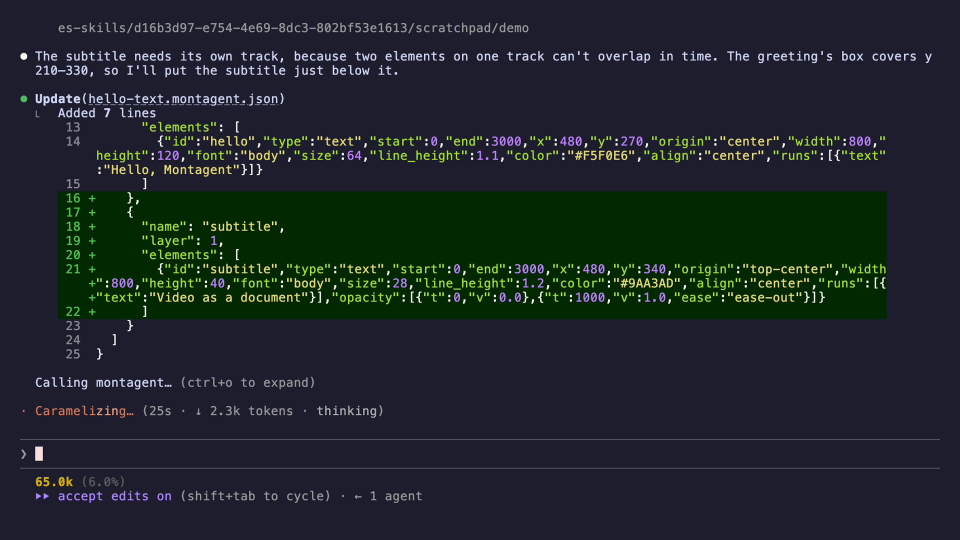
#> input picture docs/research/skills-eval/assets/stills/session-01.png, 1920 x 1080 px, found by its file name (shown at 1/2 size); the run also reads 3 pictures not shown here
$ python render.py
#> lines starting #> are read from the running program, lines starting #| are printed output that depends on the picture; after the words box and inside, x2 and y2 are one past the last pixel; in counts of white or black regions, pixels touching at a corner belong together
"""Render the Montagent "one file" ad (Brief H1) frame by frame with Pillow.

Usage: python3.14 render.py OUT_DIR_FOR_RAW | ffmpeg ...   (writes rgb24 frames to stdout)
       python3.14 render.py --stills t1,t2,...  (writes PNG stills to $TMPDIR/h1/stills)
"""
import math
import os
import sys

from PIL import Image, ImageDraw, ImageFilter, ImageFont

ROOT = os.path.dirname(os.path.dirname(os.path.abspath(__file__)))
TMP = os.path.join(os.environ.get("TMPDIR", "/tmp"), "h1")
REC_DIR = os.path.join(TMP, "rec")

W, H, FPS, DUR = 1920, 1080, 30, 14.0
INK = (16, 20, 24)
PAPER = (245, 240, 230)
SIGNAL = (255, 90, 54)

BOLD = os.path.join(ROOT, "fonts/Inter-Bold.ttf")
REG = os.path.join(ROOT, "fonts/Inter-Regular.ttf")


# ---------------------------------------------------------------- easing
def clamp(x, a=0.0, b=1.0):
    return max(a, min(b, x))


def prog(t, t0, t1):
    return clamp((t - t0) / (t1 - t0))


def ease_out_cubic(u):
    return 1 - (1 - u) ** 3


def ease_in_cubic(u):
    return u ** 3


def ease_in_out_cubic(u):
    return 4 * u ** 3 if u < 0.5 else 1 - (-2 * u + 2) ** 3 / 2


def ease_out_back(u, c1=2.2):
    c3 = c1 + 1
    return 1 + c3 * (u - 1) ** 3 + c1 * (u - 1) ** 2


def lerp(a, b, u):
    return a + (b - a) * u


# ---------------------------------------------------------------- sprites
def text_sprite(text, path, size, color, ss=1):
    """RGBA image cropped to the ink of `text` (with a little padding)."""
    font = ImageFont.truetype(path, size * ss)
    l, t, r, b = font.getbbox(text)
    pad = 4 * ss
    im = Image.new("RGBA", (r - l + 2 * pad, b - t + 2 * pad), color + (0,))
    ImageDraw.Draw(im).text((pad - l, pad - t), text, font=font, fill=color + (255,))
    return im


def rounded_mask(w, h, r, ss=4):
    m = Image.new("L", (w * ss, h * ss), 0)
    ImageDraw.Draw(m).rounded_rectangle((0, 0, w * ss - 1, h * ss - 1), r * ss, fill=255)
    return m.resize((w, h), Image.LANCZOS)


def ellipse_mask(w, h, ss=4):
    m = Image.new("L", (w * ss, h * ss), 0)
    ImageDraw.Draw(m).ellipse((0, 0, w * ss - 1, h * ss - 1), fill=255)
    return m.resize((w, h), Image.LANCZOS)


class Card:
    """A picture in a rounded frame with a hairline border and a soft drop shadow."""

    def __init__(self, w, h, radius=26, blur=34, dy=26, shadow_alpha=235):
        self.w, self.h, self.r = w, h, radius
        self.mask = rounded_mask(w, h, radius)
        border = Image.new("RGBA", (w, h), PAPER + (0,))
        bm = Image.new("L", (w * 4, h * 4), 0)
        d = ImageDraw.Draw(bm)
        d.rounded_rectangle((0, 0, w * 4 - 1, h * 4 - 1), radius * 4, fill=255)
        d.rounded_rectangle((8, 8, w * 4 - 9, h * 4 - 9), radius * 4 - 8, fill=0)
        bm = bm.resize((w, h), Image.LANCZOS).point(lambda v: v * 40 // 255)
        border.putalpha(bm)
        self.border = border
        m = blur * 3
        self.spad = m
        sh = Image.new("L", (w + 2 * m, h + 2 * m), 0)
        ImageDraw.Draw(sh).rounded_rectangle((m, m, m + w, m + h), radius, fill=shadow_alpha)
        sh = sh.filter(ImageFilter.GaussianBlur(blur))
        self.shadow = Image.new("RGBA", sh.size, (0, 0, 0, 0))
        self.shadow.putalpha(sh)
        self.dy = dy

    # [7 lines left out: function draw, not called in this run]


class Frame:
    def __init__(self, color):
        self.im = Image.new("RGBA", (W, H), color + (255,))

    def alpha_composite_safe(self, src, x, y, opacity=1.0):
        """alpha_composite that tolerates negative / off-frame positions."""
        x, y = round(x), round(y)
        if opacity <= 0:
            return
        if opacity < 1:
            src = src.copy()
            src.putalpha(src.getchannel("A").point(lambda v: round(v * opacity)))
        sx0, sy0 = max(0, -x), max(0, -y)
        dx0, dy0 = max(0, x), max(0, y)
        w = min(src.width - sx0, W - dx0)
        h = min(src.height - sy0, H - dy0)
        if w <= 0 or h <= 0:
            return
        if (sx0, sy0, w, h) != (0, 0, src.width, src.height):
            src = src.crop((sx0, sy0, sx0 + w, sy0 + h))
        self.im.alpha_composite(src, (dx0, dy0))

    def rect(self, box, color):
        ImageDraw.Draw(self.im).rectangle([round(v) for v in box], fill=color)


def scaled(sprite_big, scale_from_big):
    w = max(1, round(sprite_big.width * scale_from_big))
    h = max(1, round(sprite_big.height * scale_from_big))
    return sprite_big.resize((w, h), Image.LANCZOS)


# ---------------------------------------------------------------- assets
HEAD_SIZE = 230
timelines = text_sprite("Timelines.", BOLD, HEAD_SIZE, PAPER)
text_big = text_sprite("Text.", BOLD, HEAD_SIZE, SIGNAL, ss=2)  # 2x for clean scaling
subline = text_sprite("Your agent edits video the way it edits code.", REG, 56, PAPER)

head_font = ImageFont.truetype(BOLD, HEAD_SIZE)
_, cap_top, _, base = head_font.getbbox("T")
_, x_top, _, _ = head_font.getbbox("x")
HEAD_CY = 470  # centre of the headline ink
# strike-through sits in the middle of the x-height
strike_y = HEAD_CY + ((x_top + base) / 2 - (cap_top + base) / 2)
STRIKE_H = 24

LIST_SIZE = 44
items = ["Reads the format", "Edits one file", "Checks the frames", "Renders"]
item_num = [text_sprite(str(i + 1), BOLD, LIST_SIZE, PAPER) for i in range(4)]
#> item_num = 4 items
item_lbl = [text_sprite(s, BOLD, LIST_SIZE, PAPER) for s in items]
#> in text_sprite (call 10), `l, t, r, b = font.getbbox(text)`: r = 412
#> in text_sprite (call 10), `ImageDraw.Draw(im).text((pad - l, pad - t), text, font=font, fill=colo..`:
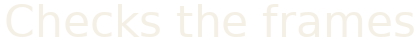
#> im: PIL image 420x41 RGBA; mean R, G, B, A 245, 240, 230, 51; transparent parts drawn white
#> in text_sprite (call 11), `l, t, r, b = font.getbbox(text)`: r = 180
#> in text_sprite (call 11), `ImageDraw.Draw(im).text((pad - l, pad - t), text, font=font, fill=colo..`:
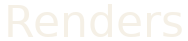
#> im: PIL image 188x41 RGBA; mean R, G, B, A 245, 240, 230, 56.2; transparent parts drawn white
#> item_lbl = 4 items
dot = Image.new("RGBA", (18, 18), SIGNAL + (0,))
dot.putalpha(ellipse_mask(18, 18))
#> in ellipse_mask, `m = Image.new("L", (w * ss, h * ss), 0)`: m: PIL image 72x72 L; every value is 0
#> in ellipse_mask, `ImageDraw.Draw(m).ellipse((0, 0, w * ss - 1, h * ss - 1), fill=255)`:
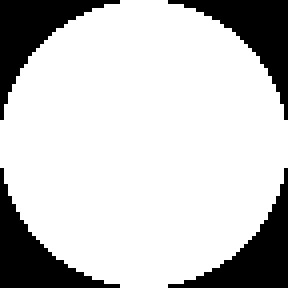
#> m: PIL image 72x72 L (shown 4 times larger); 78.2% white; 4 black regions, box (x1, y1, x2, y2) and area: (0, 0, 30, 30) 283, (42, 0, 72, 30) 283, (0, 42, 30, 72) 283, (42, 42, 72, 72) 283
list_font = ImageFont.truetype(BOLD, LIST_SIZE)
LIST_CAP = list_font.getbbox("R")  # for vertical alignment on cap height

REC_W, REC_H = 1184, 666
REC_X, REC_Y = W - 56 - REC_W, (H - REC_H) // 2
rec_card = Card(REC_W, REC_H)
#> in rounded_mask, `m = Image.new("L", (w * ss, h * ss), 0)`: m: PIL image 4736x2664 L; every value is 0
#> in rounded_mask, `ImageDraw.Draw(m).rounded_rectangle((0, 0, w * ss - 1, h * ss - 1), r ..`: m: PIL image 4736x2664 L; 99.9% white; 4 black regions, box (x1, y1, x2, y2) and area: (0, 0, 94, 94) 2349, (4642, 0, 4736, 94) 2349, (0, 2570, 94, 2664) 2349, (4642, 2570, 4736, 2664) 2349
#> in rounded_mask, `return m.resize((w, h), Image.LANCZOS)`:
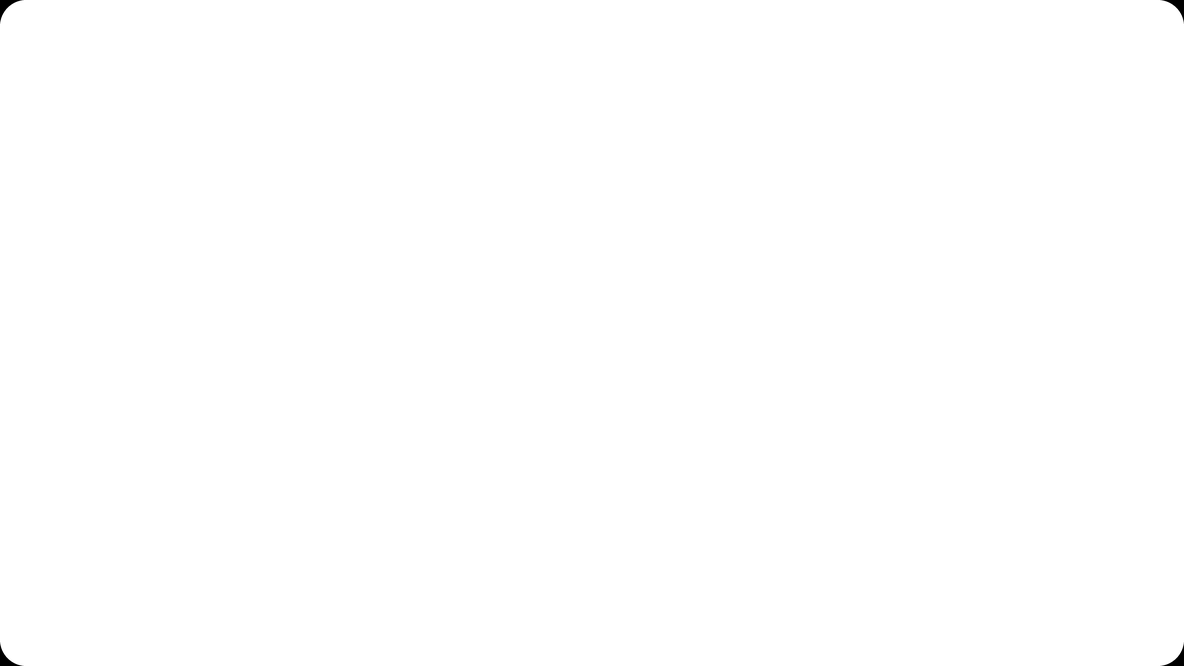
#> returned value: PIL image 1184x666 L; min 0, max 255, mean 254.8
#> in __init__, `bm = bm.resize((w, h), Image.LANCZOS).point(lambda v: v * 40 // 255)`:
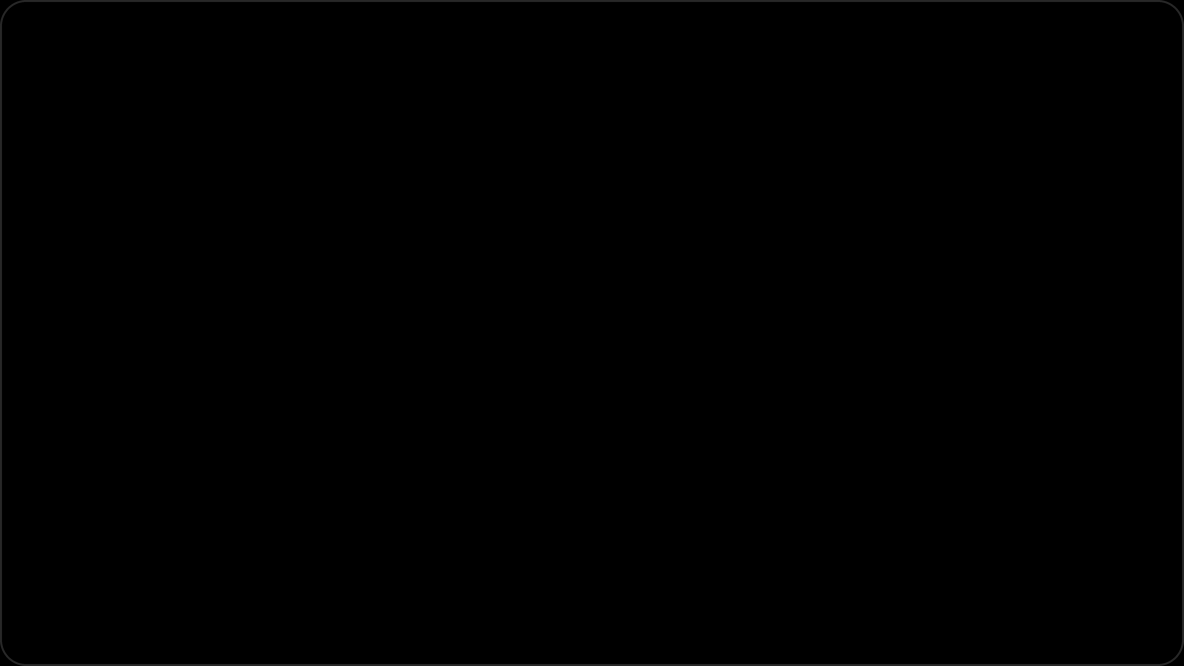
#> bm: PIL image 1184x666 L; min 0, max 40, mean 0.4
#> in __init__, `sh = Image.new("L", (w + 2 * m, h + 2 * m), 0)`: sh: PIL image 1388x870 L; every value is 0
#> in __init__, `ImageDraw.Draw(sh).rounded_rectangle((m, m, m + w, m + h), radius, fil..`: sh: PIL image 1388x870 L; values 0 (black) and 235 (white), 65.4% white; 1 black region, box (x1, y1, x2, y2) and area: (0, 0, 1388, 870) 417765
#> in __init__, `self.shadow = Image.new("RGBA", sh.size, (0, 0, 0, 0))`: self.shadow: PIL image 1388x870 RGBA; every value is 0
_rec_cache = {}


def rec_frame(i):
    i = int(clamp(i, 0, 119))
    if i not in _rec_cache:
        _rec_cache.clear()
        _rec_cache[i] = Image.open(os.path.join(REC_DIR, f"{i + 1:04d}.png")).convert("RGBA")
    return _rec_cache[i]


SHOT_W, SHOT_H = 820, 461
SHOT_Y = 250
SHOT_LX, SHOT_RX = 100, W - 100 - SHOT_W
shot_card = Card(SHOT_W, SHOT_H, radius=22)
#> call 2 of __init__, with w = 820, h = 461, radius = 22, blur = 34, dy = 26, shadow_alpha = 235
#> in rounded_mask (call 2), `m = Image.new("L", (w * ss, h * ss), 0)`: m: PIL image 3280x1844 L; every value is 0
#> in rounded_mask (call 2), `ImageDraw.Draw(m).rounded_rectangle((0, 0, w * ss - 1, h * ss - 1), r ..`: m: PIL image 3280x1844 L; 99.9% white; 4 black regions, box (x1, y1, x2, y2) and area: (0, 0, 79, 79) 1692, (3201, 0, 3280, 79) 1692, (0, 1765, 79, 1844) 1692, (3201, 1765, 3280, 1844) 1692
#> in __init__ (call 2), `sh = Image.new("L", (w + 2 * m, h + 2 * m), 0)`: sh: PIL image 1024x665 L; every value is 0
#> in __init__ (call 2), `ImageDraw.Draw(sh).rounded_rectangle((m, m, m + w, m + h), radius, fil..`: sh: PIL image 1024x665 L; values 0 (black) and 235 (white), 55.6% white; 1 black region, box (x1, y1, x2, y2) and area: (0, 0, 1024, 665) 302102
#> in __init__ (call 2), `sh = sh.filter(ImageFilter.GaussianBlur(blur))`:
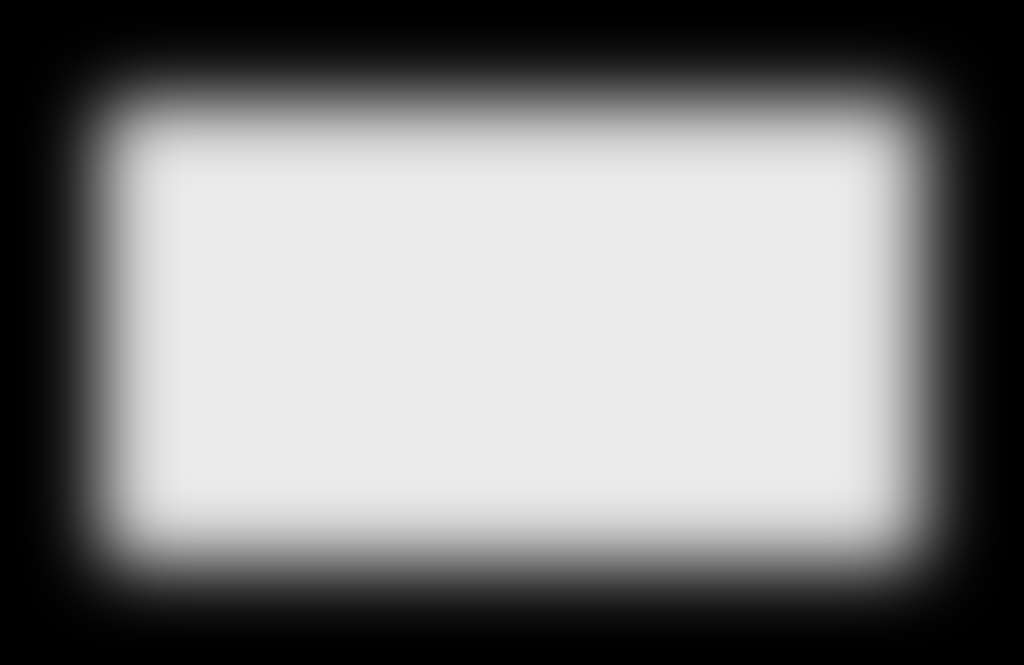
#> sh: PIL image 1024x665 L; min 0, max 235, mean 130.7
#> in __init__ (call 2), `self.shadow = Image.new("RGBA", sh.size, (0, 0, 0, 0))`: self.shadow: PIL image 1024x665 RGBA; every value is 0
#> in __init__ (call 2), `self.shadow.putalpha(sh)`:
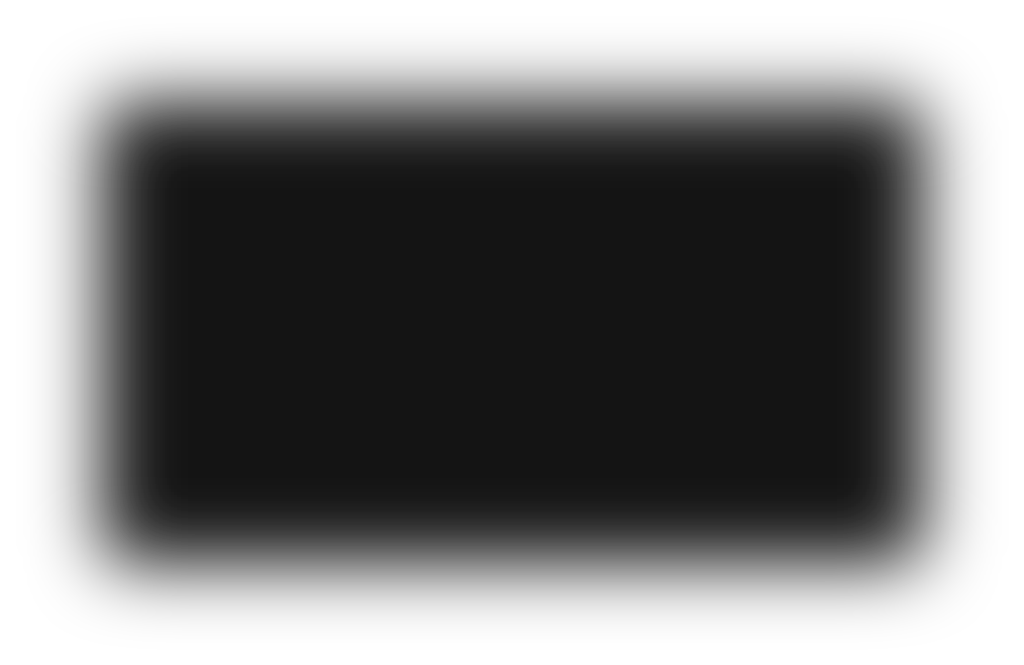
#> self.shadow: PIL image 1024x665 RGBA; mean R, G, B, A 0, 0, 0, 130.7; transparent parts drawn white
shot1 = Image.open(os.path.join(ROOT, "stills/session-01.png")).convert("RGBA").resize((SHOT_W, SHOT_H), Image.LANCZOS)
shot2 = Image.open(os.path.join(ROOT, "stills/session-02.png")).convert("RGBA").resize((SHOT_W, SHOT_H), Image.LANCZOS)
cap1 = text_sprite("One line changed.", BOLD, 50, PAPER)
cap2 = text_sprite("One video out.", BOLD, 50, PAPER)
CAP_Y = SHOT_Y + SHOT_H + 64

# --- the mark, built from the pack's construction (1024 box, 460 tiles, 40 gap, r 96)
TILE_BIG = 460  # tiles rendered at mark-box units, then scaled
tile_sq = Image.new("RGBA", (TILE_BIG, TILE_BIG), INK + (0,))
tile_sq.putalpha(rounded_mask(TILE_BIG, TILE_BIG, 96))
tile_ci = Image.new("RGBA", (TILE_BIG, TILE_BIG), SIGNAL + (0,))
tile_ci.putalpha(ellipse_mask(TILE_BIG, TILE_BIG))
# order of arrival: top-left, top-right (circle), bottom-left, bottom-right
TILES = [((0, 0), tile_sq), ((500, 0), tile_ci), ((0, 500), tile_sq), ((500, 500), tile_sq)]
_tile_cache = {}


# [5 lines left out: function tile_at, not called in this run]


# lockup geometry taken from brand/lockup.png: tiles' ink spans 515 px there, the
# wordmark ink starts 190 px right of the mark ink, at wordmark.png's native scale.
wordmark = Image.open(os.path.join(ROOT, "brand/wordmark.png")).convert("RGBA")
wm_ink = wordmark.getchannel("A").getbbox()
#> wm_ink = (61, 37, 1954, 382)
wordmark = wordmark.crop(wm_ink)
_lock = Image.open(os.path.join(ROOT, "brand/lockup.png")).getchannel("A")
LOCK_MARK = _lock.crop((0, 0, 700, _lock.height)).getbbox()
#> LOCK_MARK = (54, 54, 569, 569)
LOCK_WORD = _lock.crop((700, 0, _lock.width, _lock.height)).getbbox()
#> LOCK_WORD = (59, 139, 1950, 484)
LOCK_SPAN = LOCK_MARK[2] - LOCK_MARK[0]
#> LOCK_SPAN = 515
WORD_DX = (LOCK_WORD[0] + 700 - LOCK_MARK[2]) / LOCK_SPAN  # gap, in mark spans
#> WORD_DX = 0.369
WORD_DY = (LOCK_WORD[1] - LOCK_MARK[1]) / LOCK_SPAN  # wordmark top vs mark top
#> WORD_DY = 0.165
WORD_SCALE = 1.0 / LOCK_SPAN  # wordmark px per mark-span px
#> WORD_SCALE = 0.00194
WORD_W = wordmark.width * WORD_SCALE  # in mark spans
#> WORD_W = 3.68

MARK_SPAN_A = 380  # centred, while assembling
MARK_SPAN_B = 250  # in the lockup
LOCK_W = MARK_SPAN_B * (1 + WORD_DX + WORD_W)
#> LOCK_W = 1261.2
LOCK_X = (W - LOCK_W) / 2
#> LOCK_X = 329.4
LOCK_Y = 400 - MARK_SPAN_B / 2
wm_final = wordmark.resize((round(wordmark.width * WORD_SCALE * MARK_SPAN_B),
                            round(wordmark.height * WORD_SCALE * MARK_SPAN_B)), Image.LANCZOS)
tagline = text_sprite("The video editor your agent drives.", REG, 54, INK)
TAG_Y = LOCK_Y + MARK_SPAN_B + 120


# ---------------------------------------------------------------- scenes
def scene_intro(f, t):
    # "Timelines." + strike bar, then the drop
    drop = ease_in_cubic(prog(t, 1.5, 1.93)) * (H - HEAD_CY + timelines.height)
    if t < 1.95:
        tx = (W - timelines.width) / 2
        ty = HEAD_CY - timelines.height / 2 + drop
        f.alpha_composite_safe(timelines, tx, ty)
        g = ease_in_out_cubic(prog(t, 0.5, 1.0))
        if g > 0:
            x0 = tx - 18
            x1 = x0 + g * (timelines.width + 36)
            y0 = strike_y - STRIKE_H / 2 + drop
            f.rect((x0, y0, x1, y0 + STRIKE_H - 1), SIGNAL)

    # out-move for both lines, 3.5–3.9
    out = ease_in_cubic(prog(t, 3.5, 3.9))
    if t >= 2.0 and out < 1:
        s = 0.3 + 0.7 * ease_out_back(prog(t, 2.0, 2.4))
        sp = scaled(text_big, s / 2)
        f.alpha_composite_safe(sp, (W - sp.width) / 2, HEAD_CY - sp.height / 2 - 70 * out, 1 - out)
    if t >= 2.5 and out < 1:
        u = ease_out_cubic(prog(t, 2.5, 2.9))
        y = HEAD_CY + 190 + 60 * (1 - u) - 70 * out
        f.alpha_composite_safe(subline, (W - subline.width) / 2, y, u * (1 - out))


def scene_product(f, t):
    u = ease_out_cubic(prog(t, 4.0, 4.45))
    x = lerp(W + 80, REC_X, u)
    rec_card.draw(f, rec_frame(round((t - 4.0) * FPS)), x, REC_Y)

    pitch = 100
    for i in range(4):
        t0 = 4.5 + i
        if t < t0:
            continue
        a = ease_out_cubic(prog(t, t0, t0 + 0.35))
        cy = H / 2 + (i - 1.5) * pitch
        dx = -40 * (1 - a)
        ds = ease_out_back(prog(t, t0, t0 + 0.3), 3.0)
        if ds > 0.01:
            d = dot.resize((max(1, round(18 * ds)),) * 2, Image.LANCZOS)
            f.alpha_composite_safe(d, 96 - d.width / 2, cy - d.height / 2)
        top = cy - (LIST_CAP[3] - LIST_CAP[1]) / 2 - 4  # sprites carry 4 px padding
        f.alpha_composite_safe(item_num[i], 136 + dx, top, a * 0.5)
        f.alpha_composite_safe(item_lbl[i], 182 + dx, top, a)


# [56 lines left out: functions scene_split, tile_drop_offset, scene_brand, not called in this run]


def render(t):
    if t < 10.0:
        f = Frame(INK)
        if t < 4.0:
            scene_intro(f, t)
        elif t < 8.0:
            scene_product(f, t)
        else:
            scene_split(f, t)
    else:
        f = Frame(PAPER)
        scene_brand(f, t)
    return f.im.convert("RGB")


def layout_checks():
    lbl_right = max(182 + s.width for s in item_lbl)
    assert lbl_right < REC_X - 40, (lbl_right, REC_X)
    assert LOCK_X > 80 and LOCK_X + LOCK_W < W - 80
    assert TAG_Y + tagline.height < H - 80
    print(f"list right edge {lbl_right}, rec x {REC_X}; lockup x {LOCK_X:.0f}-{LOCK_X + LOCK_W:.0f}",
          file=sys.stderr)


if __name__ == "__main__":
    layout_checks()
#> in layout_checks, `lbl_right = max(182 + s.width for s in item_lbl)`: lbl_right = 602
    if len(sys.argv) > 2 and sys.argv[1] == "--stills":
        out = os.path.join(TMP, "stills")
        os.makedirs(out, exist_ok=True)
        for s in sys.argv[2].split(","):
            render(float(s)).save(os.path.join(out, f"t{float(s):05.2f}.png"))
        sys.exit(0)
    n = round(DUR * FPS)
    for i in range(n):
        sys.stdout.buffer.write(render(i / FPS).tobytes())
#> (the run stopped early here; a loop or call above may not have finished)
